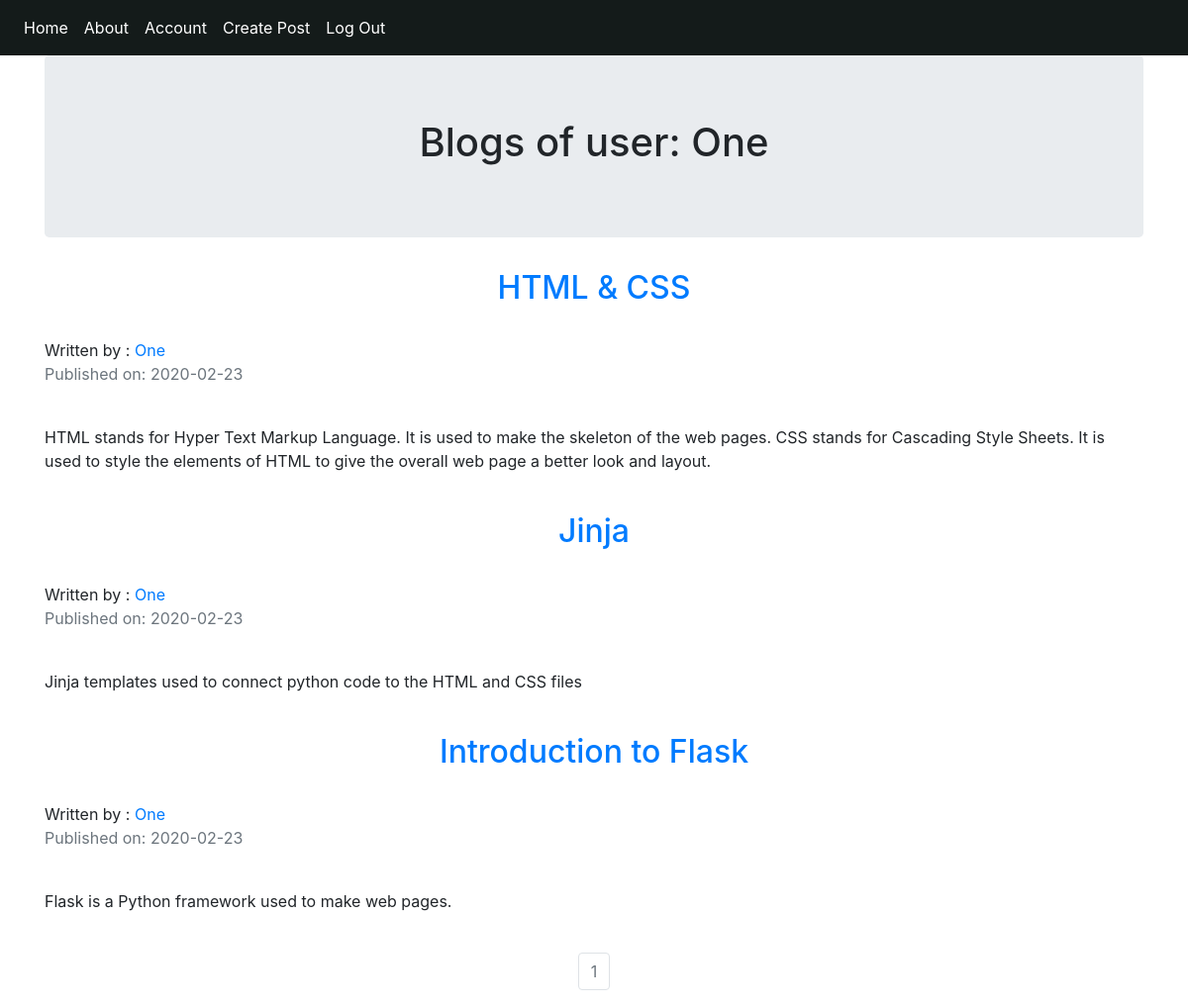
The app's page /One (signed in) with its own data.
### myproject/modules.py (models this page shows, shortened)
class User(db.Model,UserMixin):
    __tablename__ = 'users'
    id = db.Column(db.Integer,primary_key=True)
    profile_image = db.Column(db.String(64),nullable=False,default='default_profile.jpg')
    email = db.Column(db.String(64),unique=True,index=True)
    username = db.Column(db.String(64),unique=True,index=True)
    password_hash = db.Column(db.String(128))
    posts = db.relationship('BlogPost',backref='author',lazy=True)

class BlogPost(db.Model):
    users = db.relationship(User)
    id = db.Column(db.Integer,primary_key=True)
    user_id = db.Column(db.Integer,db.ForeignKey('users.id'),nullable=False)
    date = db.Column(db.DateTime,nullable=False,default=datetime.utcnow)
    title = db.Column(db.String(140),nullable=False)
    text = db.Column(db.Text,nullable=False)

### myproject/users/views.py (the view)
@users.route("/<username>")
def user_posts(username):
    page = request.args.get('page',1,type=int)
    user = User.query.filter_by(username=username).first_or_404()
    blog_posts = BlogPost.query.filter_by(author=user).order_by(BlogPost.date.desc()).paginate(page=page,per_page=5)
    return render_template('user_blog_posts.html',blog_posts=blog_posts,user=user)

### myproject/modules.py (called while the page is built)
@login_manager.user_loader
def load_user(user_id):
    return User.query.get(user_id)

### myproject/templates/user_blog_posts.html
{% extends 'base.html' %}
{% block content %}
<div class="container">
  <div class="jumbotron">
    <div align= "center">
      <h1>Blogs of user: {{user.username}}</h1>
  </div>
</div>
{% for post in blog_posts.items %}
  <h2 style="text-align:center"><a href="{{url_for('blog_posts.blog_post',blog_post_id = post.id)}}">{{post.title}}</a></h2><br>
  Written by : <a href="url_for('users.user_posts',username = post.author.username)">{{post.author.username}}</a>
  <p class="text-muted"> Published on: {{post.date.strftime('%Y-%m-%d')}}</p>
  <br>
  <p>{{post.text}}</p>
  <br>
{% endfor %}
</div>
<nav aria-label= 'Page Navigation example'>
  <ul class="pagination justify-content-center">
    {% for page_num in blog_posts.iter_pages(left_edge = 1, right_edge=1, left_current=1, right_current=2)%}
      {% if blog_posts.page == page_num %}
        <li class="page-item disabled">
          <a class="page-link" href="{{url_for('users.user_posts', username=user.username, page=page_num)}}">{{page_num}}</a>
        </li>
      {% else %}
      <li class="page-item ">
        <a class="page-link" href="{{url_for('users.user_posts', username=user.username, page=page_num)}}">{{page_num}}</a>
      </li>
      {% endif %}
    {% endfor %}
  </ul>
</nav>
{% endblock %}

### records on screen
User: username "One"
BlogPost: title "HTML & CSS", author.username "One", date "2020-02-23", text "HTML stands for Hyper Text Markup Language. It is used to make the skeleton of the web pages. CSS stands for Cascading Style Sheets. It is used to style the elements of HTML to give the overall web page a better look and layout."
BlogPost: title "Jinja", author.username "One", date "2020-02-23", text "Jinja templates used to connect python code to the HTML and CSS files"
BlogPost: title "Introduction to Flask", author.username "One", date "2020-02-23", text "Flask is a Python framework used to make web pages."

### other values on screen
{{ page_num }} "1"
